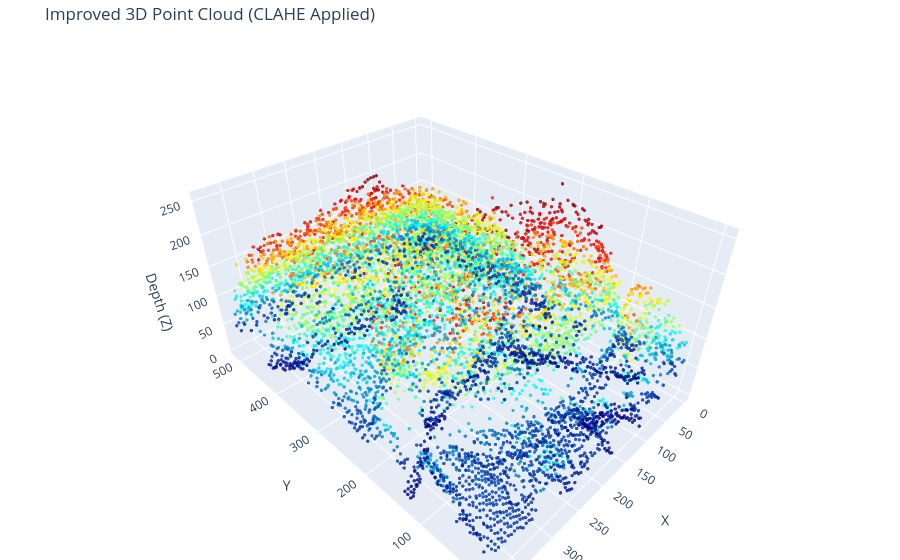

The cell this chart's notebook holds for it:
### Code cell
import cv2
import numpy as np
import plotly.graph_objects as go

# 1. 이미지 로드 및 기본 전처리
image_path = './sample_data/image_000.jpg'  # 사용 중인 이미지 경로로 수정하세요
image = cv2.imread(image_path)

if image is None:
    print(f"Error: '{image_path}' 파일을 찾을 수 없습니다.")
else:
    # 2. 그레이스케일 변환
    gray = cv2.cvtColor(image, cv2.COLOR_BGR2GRAY)

    # 3. [개선 방법 3] CLAHE를 이용한 대비 개선 (Contrast Enhancement)
    # clipLimit이 높을수록 대비가 강해지며, tileGridSize는 분석할 영역의 크기입니다.
    clahe = cv2.createCLAHE(clipLimit=3.0, tileGridSize=(8, 8))
    enhanced_gray = clahe.apply(gray)

    # 4. 3D 포인트 클라우드 좌표 생성
    h, w = enhanced_gray.shape
    X, Y = np.meshgrid(np.arange(w), np.arange(h))
    
    # 입체감을 더 주기 위해 Z값(밝기)에 가중치를 곱할 수 있습니다.
    z_scale = 1.0 
    Z = enhanced_gray.astype(np.float32) * z_scale

    # 5. 시각화를 위한 데이터 준비 (성능을 위해 샘플링)
    step = 5  # 값이 작을수록 정밀하지만 속도가 느려집니다.
    sampled_X = X[::step, ::step].flatten()
    sampled_Y = Y[::step, ::step].flatten()
    sampled_Z = Z[::step, ::step].flatten()

    # 6. Plotly를 이용한 상호작용 3D 시각화
    fig = go.Figure(data=[go.Scatter3d(
        x=sampled_X,
        y=sampled_Y,
        z=sampled_Z,
        mode='markers',
        marker=dict(
            size=2,
            color=sampled_Z,      # 밝기(깊이)에 따라 색상 부여
            colorscale='Jet',     # 멘토님 가이드의 컬러맵 적용
            opacity=0.8
        )
    )])

    # 7. 레이아웃 설정 (축 반전 및 비율 조정)
    fig.update_layout(
        title="Improved 3D Point Cloud (CLAHE Applied)",
        scene=dict(
            xaxis_title='X',
            yaxis_title='Y',
            zaxis_title='Depth (Z)',
            yaxis=dict(autorange='reversed'), # 이미지 좌표계 일치를 위해 Y축 반전
            aspectmode='data'
        ),
        margin=dict(l=0, r=0, b=0, t=40)
    )

    fig.show()

### Figure 1 — Plotly figure (JSON) as saved in the notebook; plotly's stock layout.template omitted (floating-point values rounded to 4 significant figures; data arrays with more than 128 entries replaced by an {"elided": "..."} marker saying what was removed)
{"data": [{"marker": {"color": {"elided": "7931 float values"}, "colorscale": [[0, "rgb(0,0,131)"], [0.2, "rgb(0,60,170)"], [0.4, "rgb(5,255,255)"], [0.6, "rgb(255,255,0)"], [0.8, "rgb(250,0,0)"], [1, "rgb(128,0,0)"]], "opacity": 0.8, "size": 2}, "mode": "markers", "type": "scatter3d", "x": {"elided": "7931 int values"}, "y": {"elided": "7931 int values"}, "z": {"elided": "7931 float values"}}], "layout": {"margin": {"b": 0, "l": 0, "r": 0, "t": 40}, "scene": {"aspectmode": "data", "xaxis": {"title": {"text": "X"}}, "yaxis": {"autorange": "reversed", "title": {"text": "Y"}}, "zaxis": {"title": {"text": "Depth (Z)"}}}, "title": {"text": "Improved 3D Point Cloud (CLAHE Applied)"}}}
